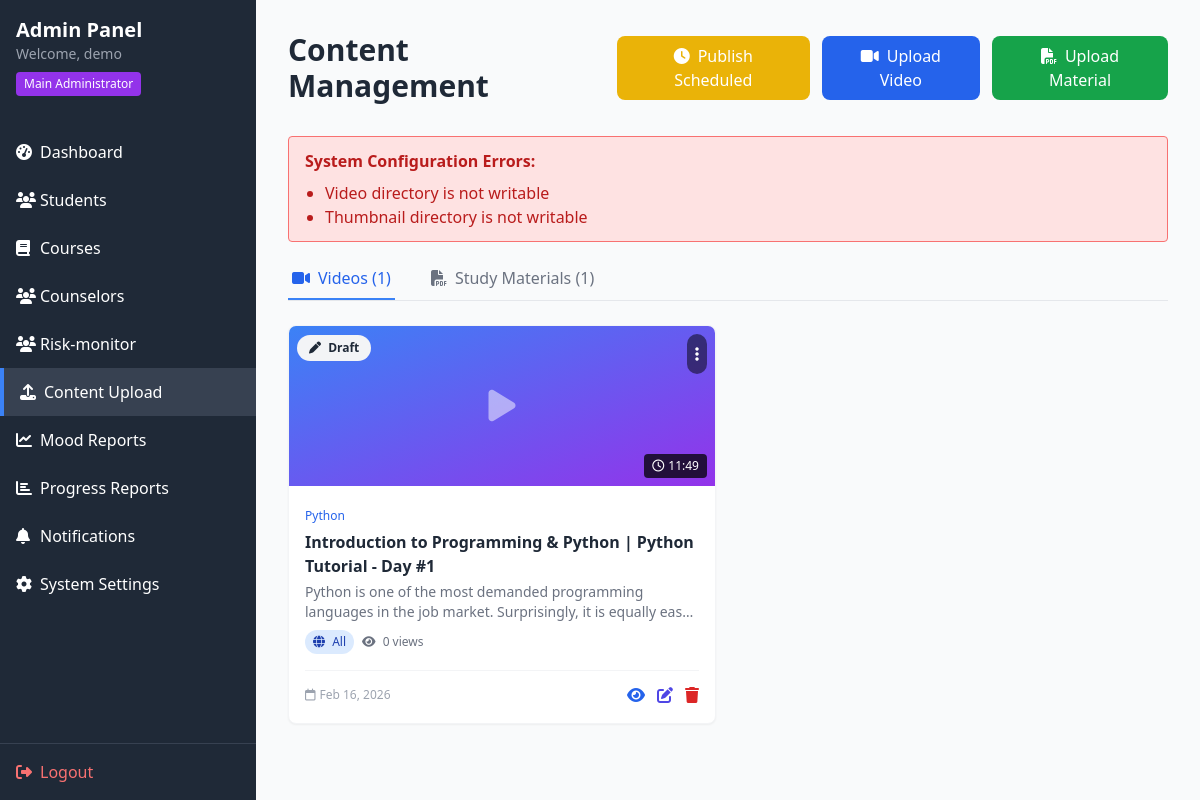
Page /content.php (signed in) on the committed database.
### tables this page shows
CREATE TABLE `videos` (
  `id` int(11) NOT NULL,
  `course_id` int(11) DEFAULT NULL,
  `title` varchar(200) NOT NULL,
  `description` text DEFAULT NULL,
  `video_url` varchar(500) DEFAULT NULL,
  `thumbnail` varchar(500) DEFAULT NULL,
  `duration` varchar(50) DEFAULT NULL,
  `order_num` int(11) DEFAULT 0,
  `status` enum('draft','scheduled','published','disabled') DEFAULT 'draft',
  `scheduled_at` datetime DEFAULT NULL,
  `access` enum('all','enrolled_only','none') DEFAULT 'all',
  `views` int(11) DEFAULT 0,
  `created_at` timestamp NOT NULL DEFAULT current_timestamp()
);

CREATE TABLE `courses` (
  `id` int(11) NOT NULL,
  `title` varchar(200) NOT NULL,
  `description` text DEFAULT NULL,
  `instructor` varchar(100) DEFAULT NULL,
  `duration` varchar(50) DEFAULT NULL,
  `status` enum('active','inactive') DEFAULT 'active',
  `created_at` timestamp NOT NULL DEFAULT current_timestamp()
);

### content.php (the view, shortened to what this page needs)
<?php
require_once '../includes/auth.php';
$upload_base = __DIR__ . '/../uploads/';
$video_dir = $upload_base . 'videos/';
$thumb_dir = $upload_base . 'thumbnails/';
$upload_errors = [];
if (!is_writable($video_dir)) $upload_errors[] = 'Video directory is not writable';
if (!is_writable($thumb_dir)) $upload_errors[] = 'Thumbnail directory is not writable';
$videos = $pdo->query("
    SELECT v.*, c.title as course_title
    FROM videos v
    JOIN courses c ON v.course_id = c.id
    ORDER BY c.title, v.order_num
")->fetchAll();
foreach ($videos as &$video) {
    if ($video['thumbnail']) {
        $full_thumb_path = __DIR__ . '/../' . $video['thumbnail'];
        if (!file_exists($full_thumb_path)) {
            $pdo->prepare("UPDATE videos SET thumbnail = NULL WHERE id = ?")->execute([$video['id']]);
        }
    }
}
$materials = $pdo->query("
    SELECT m.*, c.title as course_title
    FROM materials m
    JOIN courses c ON m.course_id = c.id
    ORDER BY c.title, m.created_at DESC
")->fetchAll();
?>
<!DOCTYPE html>
<html lang="en">
<head>
    <script src="https://cdn.tailwindcss.com"></script>
    <link rel="stylesheet" href="https://cdnjs.cloudflare.com/ajax/libs/font-awesome/6.4.0/css/all.min.css">
</head>
<body class="bg-gray-50">
    <div class="flex h-screen">
        <?php include 'sidebar.php'; ?>
        <div class="flex-1 overflow-auto">
            <div class="p-8">
                <div class="flex justify-between items-center mb-8">
                    <h1 class="text-3xl font-bold text-gray-800">Content Management</h1>
                    <div class="flex space-x-3">
                        <button onclick="publishNow()" class="bg-yellow-500 text-white px-4 py-2 rounded-lg hover:bg-yellow-600">
                            <i class="fas fa-clock mr-2"></i>Publish Scheduled
                        </button>
                        <button onclick="openUploadModal('video')" class="bg-blue-600 text-white px-4 py-2 rounded-lg hover:bg-blue-700">
                            <i class="fas fa-video mr-2"></i>Upload Video
                        </button>
                        <button onclick="openUploadModal('material')" class="bg-green-600 text-white px-4 py-2 rounded-lg hover:bg-green-700">
                            <i class="fas fa-file-pdf mr-2"></i>Upload Material
                        </button>
                    </div>
                </div>
                <?php if (!empty($upload_errors)): ?>
                    <div class="bg-red-100 border border-red-400 text-red-700 px-4 py-3 rounded mb-4">
                        <strong>System Configuration Errors:</strong>
                        <ul class="list-disc ml-5 mt-2">
                            <?php foreach ($upload_errors as $upload_error): ?>
                                <li><?= htmlspecialchars($upload_error) ?></li>
                            <?php endforeach; ?>
                        </ul>
                    </div>
                <?php endif; ?>
                <div class="border-b border-gray-200 mb-6">
                    <nav class="flex space-x-8">
                        <button onclick="showTab('videos')" id="tab-videos-btn" class="tab-btn active py-2 px-1 border-b-2 border-blue-500 font-medium text-blue-600">
                            <i class="fas fa-video mr-2"></i>Videos (<?= count($videos) ?>)
                        </button>
                        <button onclick="showTab('materials')" id="tab-materials-btn" class="tab-btn py-2 px-1 border-b-2 border-transparent font-medium text-gray-500 hover:text-gray-700">
                            <i class="fas fa-file-pdf mr-2"></i>Study Materials (<?= count($materials) ?>)
                        </button>
                    </nav>
                </div>
                <div id="videos-tab" class="tab-content">
                    <?php if (empty($videos)): ?>
                        <div class="text-center py-12">
                            <div class="w-24 h-24 bg-gray-100 rounded-full mx-auto mb-4 flex items-center justify-center">
                                <i class="fas fa-video text-gray-400 text-3xl"></i>
                            </div>
                            <h3 class="text-lg font-medium text-gray-900 mb-2">No videos yet</h3>
                            <p class="text-gray-500 mb-4">Upload your first video to get started</p>
                            <button onclick="openUploadModal('video')" class="bg-blue-600 text-white px-4 py-2 rounded-lg hover:bg-blue-700">
                                <i class="fas fa-upload mr-2"></i>Upload Video
                            </button>
                        </div>
                    <?php else: ?>
                        <div class="video-grid">
                            <?php foreach ($videos as $video):
                                $status_colors = [
                                    'draft' => 'bg-gray-100 text-gray-800',
                                    'published' => 'bg-green-100 text-green-800',
                                    'scheduled' => 'bg-yellow-100 text-yellow-800',
                                    'disabled' => 'bg-red-100 text-red-800'
                                ];
                                $status_color = $status_colors[$video['status']] ?? 'bg-gray-100 text-gray-800';
                                $access_colors = [
                                    'all' => 'bg-blue-100 text-blue-800',
                                    'enrolled_only' => 'bg-purple-100 text-purple-800',
                                    'none' => 'bg-gray-100 text-gray-800'
                                ];
                                $access_color = $access_colors[$video['access']] ?? 'bg-blue-100 text-blue-800';
                            ?>
                            <div class="video-card bg-white rounded-lg shadow-sm border border-gray-100 overflow-hidden relative" id="video-<?= $video['id'] ?>">
                                <div class="relative h-40 bg-gray-800">
                                    <?php if ($video['thumbnail']): ?>
                                        <img src="../<?= htmlspecialchars($video['thumbnail']) ?>?t=<?= time() ?>"
                                             alt="Thumbnail"
                                             class="w-full h-full object-cover"
                                             onerror="this.onerror=null; this.parentElement.classList.add('thumbnail-error'); this.parentElement.innerHTML='<div class=\'w-full h-full flex items-center justify-center\'><i class=\'fas fa-play text-white text-4xl opacity-50\'></i><div class=\'absolute bottom-0 left-0 right-0 bg-red-500 text-white text-xs p-1 text-center\'>Thumbnail not found</div></div>';">
                                    <?php else: ?>
                                        <div class="w-full h-full flex items-center justify-center bg-gradient-to-br from-blue-500 to-purple-600">
                                            <i class="fas fa-play text-white text-4xl opacity-50"></i>
                                        </div>
                                    <?php endif; ?>
                                    <div class="absolute top-2 left-2">
                                        <span class="status-badge <?= $status_color ?>">
                                            <i class="fas fa-<?= $video['status'] == 'published' ? 'check-circle' : ($video['status'] == 'draft' ? 'pen' : ($video['status'] == 'scheduled' ? 'clock' : 'ban')) ?> mr-1"></i>
                                            <?= ucfirst($video['status']) ?>
                                        </span>
                                    </div>
                                    <div class="absolute top-2 right-2">
                                        <button onclick="toggleQuickMenu(<?= $video['id'] ?>)" class="bg-black bg-opacity-50 text-white p-2 rounded-full hover:bg-opacity-70 transition">
                                            <i class="fas fa-ellipsis-v"></i>
                                        </button>
                                    </div>
                                    <span class="absolute bottom-2 right-2 bg-black bg-opacity-75 text-white text-xs px-2 py-1 rounded">
                                        <i class="far fa-clock mr-1"></i><?= htmlspecialchars($video['duration'] ?? '00:00') ?>
                                    </span>
                                </div>
                                <div class="p-4">
                                    <div class="flex items-start justify-between">
                                        <div class="flex-1">
                                            <span class="text-xs text-blue-600 font-medium"><?= htmlspecialchars($video['course_title']) ?></span>
                                            <h3 class="font-semibold text-gray-800 mt-1"><?= htmlspecialchars($video['title']) ?></h3>
                                            <p class="text-sm text-gray-500 mt-1 line-clamp-2"><?= htmlspecialchars($video['description']) ?></p>
                                            <div class="flex items-center mt-2 space-x-2">
                                                <span class="text-xs px-2 py-1 rounded-full <?= $access_color ?>">
                                                    <i class="fas fa-<?= $video['access'] == 'all' ? 'globe' : ($video['access'] == 'enrolled_only' ? 'lock' : 'ban') ?> mr-1"></i>
                                                    <?= ucfirst(str_replace('_', ' ', $video['access'])) ?>
                                                </span>
                                                <span class="text-xs text-gray-500">
                                                    <i class="fas fa-eye mr-1"></i> <?= number_format($video['views'] ?? 0) ?> views
                                                </span>
                                            </div>
                                        </div>
                                    </div>
                                    <div class="flex items-center justify-between mt-4 pt-3 border-t border-gray-100">
                                        <span class="text-xs text-gray-400">
                                            <i class="far fa-calendar mr-1"></i><?= date('M d, Y', strtotime($video['created_at'])) ?>
                                        </span>
                                        <div class="flex space-x-3">
                                            <a href="../<?= htmlspecialchars($video['video_url']) ?>" target="_blank" class="text-blue-600 hover:text-blue-800" title="View">
                                                <i class="fas fa-eye"></i>
                                            </a>
                                            <a href="edit_video.php?id=<?= $video['id'] ?>" class="text-indigo-600 hover:text-indigo-800" title="Full Edit">
                                                <i class="fas fa-edit"></i>
                                            </a>
                                            <a href="?delete_video=<?= $video['id'] ?>" onclick="return confirm('Are you sure you want to delete this video? This action cannot be undone.')" class="text-red-600 hover:text-red-800" title="Delete">
                                                <i class="fas fa-trash"></i>
                                            </a>
                                        </div>
                                    </div>
                                </div>
                            </div>
                            <?php endforeach; ?>
                        </div>
                    <?php endif; ?>
                </div>
            </div>
        </div>
    </div>
</body>
</html>

### content.php (style rules this page uses)
.video-grid, .material-grid { display: grid; grid-template-columns: repeat(auto-fill, minmax(320px, 1fr)); gap: 1.5rem; }
.video-card { transition: all 0.3s ease; }
.status-badge { padding: 0.25rem 0.75rem; border-radius: 9999px; font-size: 0.75rem; font-weight: 600; display: inline-block; }

### rows in the picture
videos: status "Draft", duration "11:49", course.title "Python", title "Introduction to Programming & Python | Python Tutorial - Day #1", description "Python is one of the most demanded programming languages in the job market. Surprisingly, it is equally…", access "All", views "0", created_at "Feb 16, 2026"

### other values in the picture
$_SESSION['name'] "demo"
$upload_error "Video directory is not writable"
$upload_error "Thumbnail directory is not writable"
count($videos) "1"
count($materials) "1"
